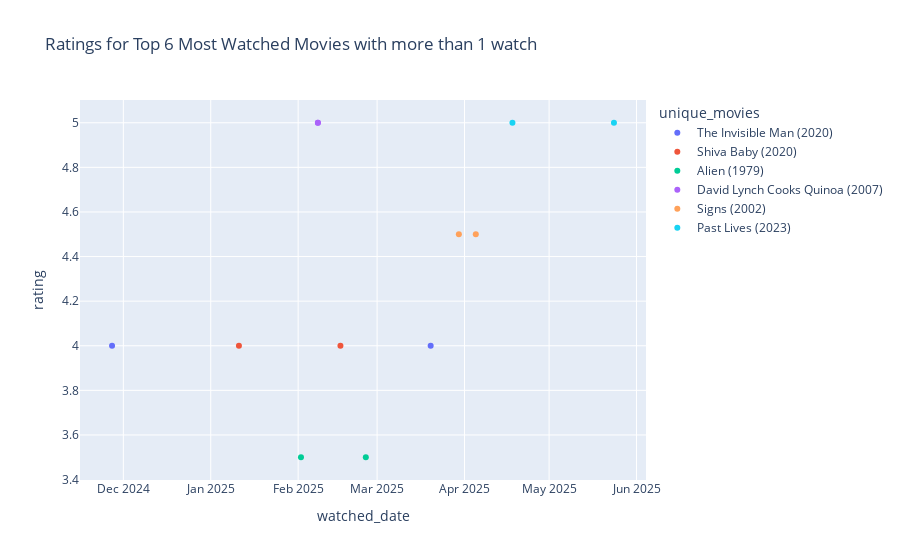

Source (notebook cell):
### Code cell
# ratings of top x movies 
top10_movies_list = list(top10_movies['unique_movies'])

top_x_movies_ratings = diary_df[diary_df['unique_movies'].isin(top10_movies_list)]
top_x_movies_ratings

fig = px.scatter(top_x_movies_ratings, 
             x='watched_date', 
             y='rating', 
             color='unique_movies',
             title=f'Ratings for Top {top_x_movies} Most Watched Movies with more than 1 watch',
             labels={'name': 'Movie Name', 'watch_count_per_movie': 'Number of Watches'})
fig.show()

### Figure 1 — Plotly figure (JSON) as saved in the notebook; plotly's stock layout.template omitted (floating-point values rounded to 4 significant figures)
{"data": [{"hovertemplate": "unique_movies=The Invisible Man (2020)<br>watched_date=%{x}<br>rating=%{y}<extra></extra>", "legendgroup": "The Invisible Man (2020)", "marker": {"color": "#636efa", "symbol": "circle"}, "mode": "markers", "name": "The Invisible Man (2020)", "orientation": "v", "showlegend": true, "type": "scatter", "x": ["2024-11-27T00:00:00.000000000", "2025-03-20T00:00:00.000000000"], "xaxis": "x", "y": [4.0, 4.0], "yaxis": "y"}, {"hovertemplate": "unique_movies=Shiva Baby (2020)<br>watched_date=%{x}<br>rating=%{y}<extra></extra>", "legendgroup": "Shiva Baby (2020)", "marker": {"color": "#EF553B", "symbol": "circle"}, "mode": "markers", "name": "Shiva Baby (2020)", "orientation": "v", "showlegend": true, "type": "scatter", "x": ["2025-01-11T00:00:00.000000000", "2025-02-16T00:00:00.000000000"], "xaxis": "x", "y": [4.0, 4.0], "yaxis": "y"}, {"hovertemplate": "unique_movies=Alien (1979)<br>watched_date=%{x}<br>rating=%{y}<extra></extra>", "legendgroup": "Alien (1979)", "marker": {"color": "#00cc96", "symbol": "circle"}, "mode": "markers", "name": "Alien (1979)", "orientation": "v", "showlegend": true, "type": "scatter", "x": ["2025-02-02T00:00:00.000000000", "2025-02-25T00:00:00.000000000"], "xaxis": "x", "y": [3.5, 3.5], "yaxis": "y"}, {"hovertemplate": "unique_movies=David Lynch Cooks Quinoa (2007)<br>watched_date=%{x}<br>rating=%{y}<extra></extra>", "legendgroup": "David Lynch Cooks Quinoa (2007)", "marker": {"color": "#ab63fa", "symbol": "circle"}, "mode": "markers", "name": "David Lynch Cooks Quinoa (2007)", "orientation": "v", "showlegend": true, "type": "scatter", "x": ["2025-02-08T00:00:00.000000000", "2025-02-08T00:00:00.000000000"], "xaxis": "x", "y": [5.0, 5.0], "yaxis": "y"}, {"hovertemplate": "unique_movies=Signs (2002)<br>watched_date=%{x}<br>rating=%{y}<extra></extra>", "legendgroup": "Signs (2002)", "marker": {"color": "#FFA15A", "symbol": "circle"}, "mode": "markers", "name": "Signs (2002)", "orientation": "v", "showlegend": true, "type": "scatter", "x": ["2025-03-30T00:00:00.000000000", "2025-04-05T00:00:00.000000000"], "xaxis": "x", "y": [4.5, 4.5], "yaxis": "y"}, {"hovertemplate": "unique_movies=Past Lives (2023)<br>watched_date=%{x}<br>rating=%{y}<extra></extra>", "legendgroup": "Past Lives (2023)", "marker": {"color": "#19d3f3", "symbol": "circle"}, "mode": "markers", "name": "Past Lives (2023)", "orientation": "v", "showlegend": true, "type": "scatter", "x": ["2025-04-18T00:00:00.000000000", "2025-05-24T00:00:00.000000000"], "xaxis": "x", "y": [5.0, 5.0], "yaxis": "y"}], "layout": {"legend": {"title": {"text": "unique_movies"}, "tracegroupgap": 0}, "title": {"text": "Ratings for Top 6 Most Watched Movies with more than 1 watch"}, "xaxis": {"anchor": "y", "domain": [0, 1], "title": {"text": "watched_date"}}, "yaxis": {"anchor": "x", "domain": [0, 1], "title": {"text": "rating"}}}}
